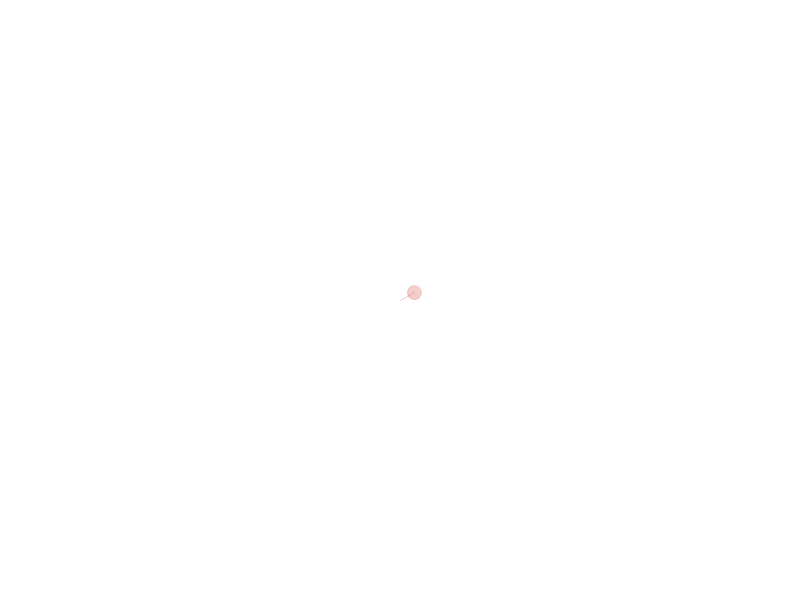
Frame 1 (no input)
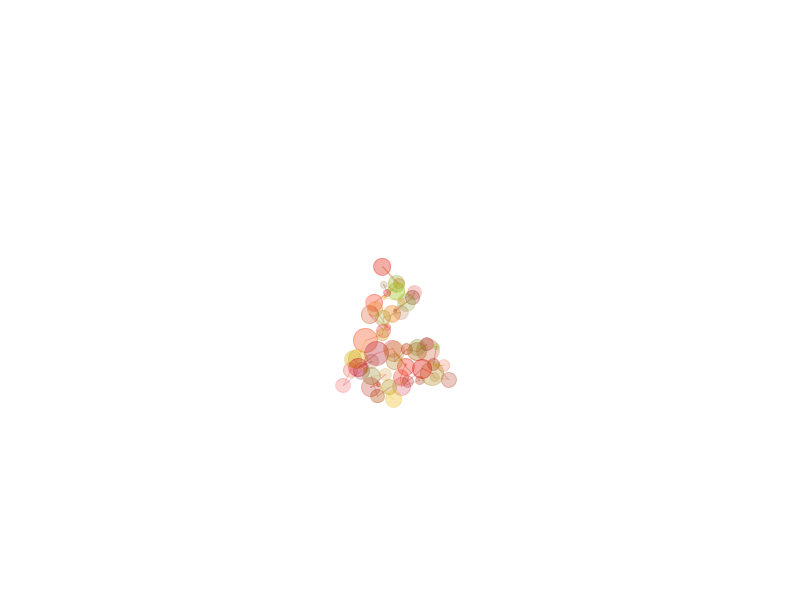
Frame 60 (the mouse pressed at the canvas centre just before this capture)
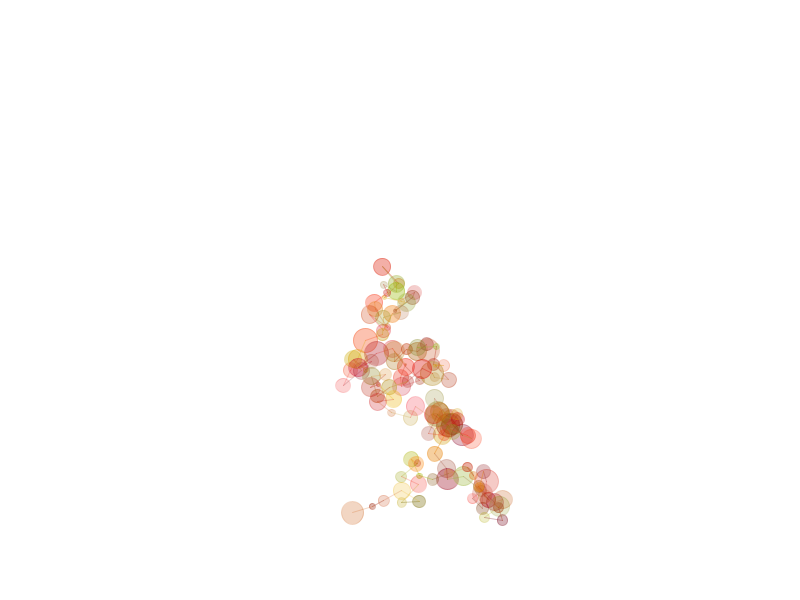
Frame 120 (the mouse held since frame 60 and released just before this capture)

The Processing sketch that drew these frames (run headless with seeded random() and noise(); from frame 60 on, the mouse is pressed at the canvas centre):

// Processing sketch: D_drawthisthing
// ── D_drawthisthing.pde

// this is a comment
/*
this
is
a
comment
*/

float r, g, b, a, radius, x1, y1, x2, y2; // GLOBAL variables


// this runs at the beginning
void setup()
{
  size(800, 600); // change the size
  
  rectMode(CENTER); // change the way rectangles draw
  
  background(255); // start with a white background
  
  x1 = width/2;
  y1 = height/2;
  
}

// this runs every frame
void draw()
{

  // give me some random values
  r = random(128, 255);
  g = random(0, 192);
  b = random(0, 50);
  a = random(50, 100);
  
  x2 = x1+random(-20, 20);
  y2 = y1+random(-20, 20);
  
  radius = 0;
  radius+= random(0, 30);
  radius+= random(0, 30);
  radius+= random(0, 30);
  radius = radius/3.;
  
  stroke(r, g, b, a);
  line(x1, y1, x2, y2);
  
  // this is the key part:
  x1 = x2;
  y1 = y2;
  
  // draw the stuff
  fill(r, g, b, a); // interior fill color
  ellipse(x2, y2, radius, radius); // circle that chases the mouse
  
  if(x1>width) x1 = 0;
  if(x1<0) x1 = width-1;
  if(y1>height) y1 = 0;
  if(y1<0) y1 = height-1;
}

// run whenever i release a key
void keyReleased()
{
   background(255); // white out the screen
}
